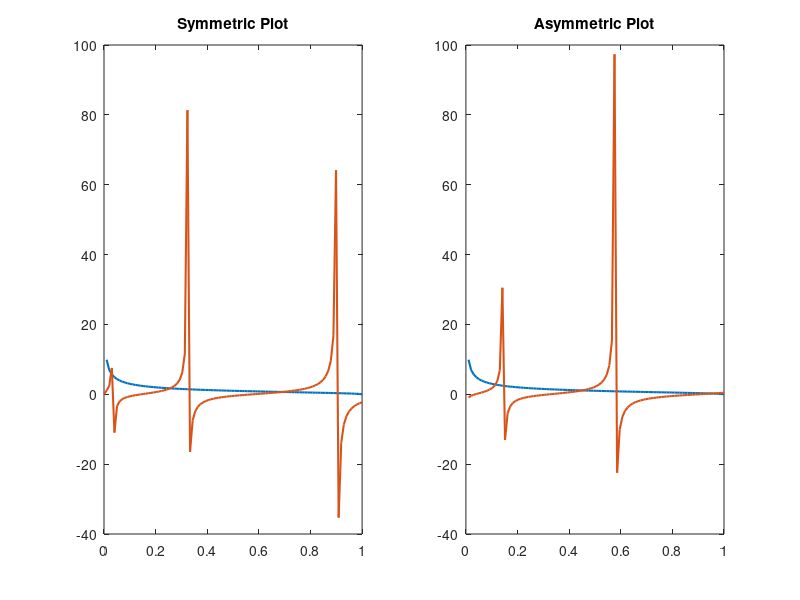

Recreate this plot in MATLAB. (Note: this script raises an error after producing the figure.)
%% Question 2, Part A
%% Find eigenvalues of a particle in a finitely deep potential well, using Newton Rhapson Method

clear;
% Define parameters. L = Length of well, V = Potential V0
L = 2.5;
V = 1.5;

% Plot Functions initially, to see intersection points
%------------------------------------------------------------------------------------------
% Define functions
% LHS 
F1 = @ (x) sqrt((1-x) ./ x);
% RHS for symmetric
F2 = @ (x) tan(2.7*L*sqrt(V*x));
% RHS for asymmetric
F3 = @ (x) -cot(2.7*L*sqrt(V*x));

% Range of X values
X = linspace(0, 1, 100)';
% Calculate Y values
Y1 = F1(X); 
Y2 = F2(X);
Y3 = F3(X);

% Plot the functions
% Plot with symmetric equation
subplot(1, 2, 1);
plot(X, Y1, 'linewidth', 1.5);
title("Symmetric Plot");
hold on;
plot(X, Y2, 'linewidth', 1.5);
hold off;

% Plot with asymmetric equation
subplot(1, 2, 2);
plot(X, Y1, 'linewidth', 1.5);
title("Asymmetric Plot");
hold on;
plot(X, Y3, 'linewidth', 1.5);
hold off;

% Find Energy Eigenvalues
% ----------------------------------------------------------------------------------------
% Define new functions for Newton Rhapson
Fsym = @ (x) F1(x) - F2(x);
Fasym = @ (x) F1(x) - F3(x);

% Derivatives
Fsym_x = @ (x) ((-1./x) - ((1-x)./x)) ./ (2*sqrt((1-x) ./ x)) - (27*L*V*(sec(2.7*L*sqrt(V*x))).^2) ./ (20*sqrt(V*x));
Fasym_x = @ (x) ((-1./x) - ((1-x)./x)) ./ (2*sqrt((1-x) ./ x)) - (27*L*V*(csc(2.7*L*sqrt(V*x))).^2) ./ (20*sqrt(V*x));

% For symmetric case
% Initial guesses for 3 roots
X = [0.03; 0.20; 0.6];
epsilon = 1.0e-8;
X_new = zeros(3, 1);

for i=1:3
        X_new(i) = X(i) - Fsym(X(i)) / Fsym_x(X(i));
        count = 0;
        while abs(X_new(i) - X(i)) > epsilon
                X(i) = X_new(i);
                X_new(i) = X(i) - Fsym(X(i)) / Fsym_x(X(i));
        end
end
X_new
E1 = V*X_new;
disp("For symmetric case, first 3 energy eigenvalues are:");
disp(E1);

% For asymmetric case
% Initial guesses for 3 roots
X1 = [0.1; 0.3; 0.8];
epsilon = 1.0e-8;
X1_new = zeros(3, 1);

for i=1:3
        X1_new(i) = X1(i) - Fasym(X1(i)) / Fasym_x(X1(i));
        count = 0;
        while abs(X1_new(i) - X1(i)) > epsilon
                X1(i) = X1_new(i);
                X1_new(i) = X1(i) - Fasym(X1(i)) / Fasym_x(X1(i));
        end
end

X1_new
E2 = V*X1_new;
disp("For asymmetric case, first 3 energy eigenvalues are:");
disp(E2);

% Create array of all eigenvalues. 
E = [E1; E2];
E = Sort(E);
fprintf("The first 3 energy eigenvalues are: %d, %d, %d\n", E(1), E(2), E(3));


